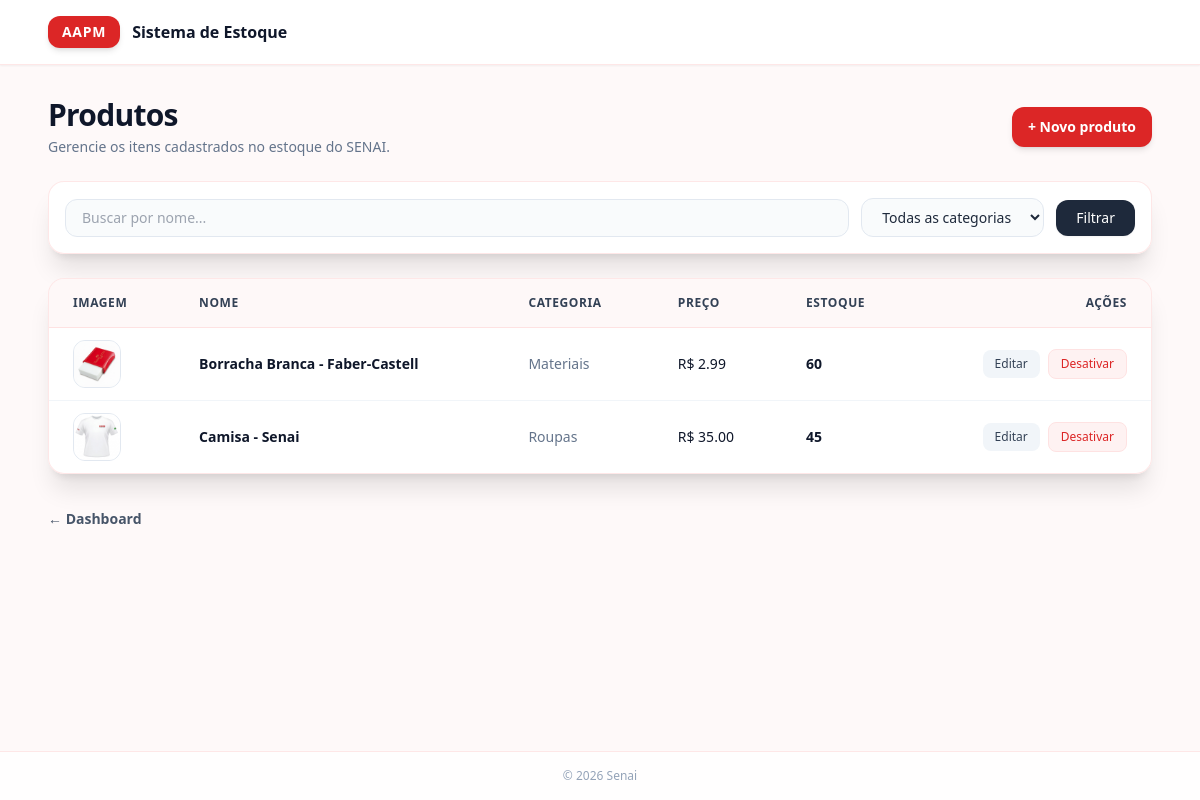
Page /produtos/ (signed in) on the committed database.
### app/models/produto.py (models this page shows, shortened)
class Produto(Base):
    __tablename__ = "produtos"
    id = Column(Integer, primary_key=True, autoincrement=True, index=True)
    nome = Column(String(150), nullable=False, index=True)
    preco = Column(Float, nullable=False, default=0.0)
    estoque_atual = Column(Integer, nullable=False, default=0)
    ativo = Column(Boolean, default=True)
    imagem_path = Column(String(255), nullable=True)
    categoria_id = Column(Integer, ForeignKey("categorias.id", ondelete="SET NULL"), nullable=True )
    categoria = relationship("Categoria", back_populates="produtos")

### app/models/categoria.py (models this page shows)
class Categoria(Base):
    __tablename__ = "categorias"
    id = Column(Integer, primary_key=True, autoincrement=True, index=True)
    nome = Column(String(100), nullable=False, unique=True)
    ativo = Column(Boolean, default=True)
    produtos = relationship("Produto", back_populates="categoria", lazy="select")

### app/controllers/produto_controller.py (the view)
@router.get("/")
def listar_produtos(
    request: Request,
    busca: str = "",
    categoria_id: int = 0,       # 0 = todas as categorias
    db: Session = Depends(get_db),
    usuario = Depends(get_usuario_logado)
):
    query = db.query(Produto).filter(Produto.ativo == True)
    if busca:
        query = query.filter(Produto.nome.ilike(f"%{busca}%"))
    if categoria_id:
        query = query.filter(Produto.categoria_id == categoria_id)
    produtos    = query.order_by(Produto.nome).all()
    categorias  = db.query(Categoria).filter(Categoria.ativo == True).all()
    return templates.TemplateResponse(
        request,
        "produtos/index.html",
        {
            "request":      request,
            "usuario":      usuario,
            "produtos":     produtos,
            "categorias":   categorias,
            "busca":        busca,
            "categoria_id": categoria_id,
        }
    )

### app/templates/produtos/index.html (shortened to what this page needs)
<!DOCTYPE html>
<html lang="pt-br">
<head>
    <script src="https://cdn.tailwindcss.com"></script>
</head>
<body class="bg-red-50/40 min-h-screen flex flex-col font-sans text-slate-800 relative">
    <ul class="cubes-bg">
    </ul>
    <header class="w-full bg-white/90 backdrop-blur-md border-b border-red-100/80 shadow-sm z-10">
        <div class="max-w-6xl mx-auto px-6 py-4 flex items-center justify-between">
            <div class="flex items-center space-x-3">
                <div class="px-3.5 py-1.5 bg-red-600 text-white font-bold text-sm rounded-xl shadow-md tracking-wider flex items-center justify-center transform transition-transform duration-300 hover:scale-105">
                    AAPM
                </div>
                <span class="font-bold text-slate-900 text-base">Sistema de Estoque</span>
            </div>
        </div>
    </header>
    <main class="flex-1 max-w-6xl w-full mx-auto px-6 py-8 space-y-6 z-10">
        <div class="flex flex-col sm:flex-row sm:items-center sm:justify-between gap-4">
            <div>
                <h1 class="text-2xl sm:text-3xl font-extrabold text-slate-900 tracking-tight">Produtos</h1>
                <p class="text-slate-500 text-sm mt-1">Gerencie os itens cadastrados no estoque do SENAI.</p>
            </div>
            {% if usuario.role == 'admin' %}
                <a href="/produtos/novo"
                   class="inline-flex items-center justify-center px-4 py-2.5 bg-red-600 hover:bg-red-700 text-white font-semibold text-sm rounded-xl shadow-md hover:shadow-lg transition-all duration-200 hover:-translate-y-0.5">
                    + Novo produto
                </a>
            {% endif %}
        </div>
        <div class="bg-white/90 backdrop-blur-md p-4 rounded-2xl shadow-xl border border-red-100/80">
            <form method="get" action="/produtos" class="flex flex-wrap items-center gap-3">
                <div class="flex-1 min-w-[200px]">
                    <input type="text"
                           name="busca"
                           placeholder="Buscar por nome..."
                           value="{{ busca }}"
                           class="w-full px-4 py-2 bg-slate-50/80 border border-slate-200 rounded-xl text-sm focus:bg-white focus:outline-none focus:ring-2 focus:ring-red-500/20 focus:border-red-600 transition-all">
                </div>
                <div class="w-full sm:w-auto">
                    <select name="categoria_id"
                            class="w-full px-4 py-2 bg-slate-50/80 border border-slate-200 rounded-xl text-sm focus:bg-white focus:outline-none focus:ring-2 focus:ring-red-500/20 focus:border-red-600 transition-all">
                        <option value="0">Todas as categorias</option>
                    </select>
                </div>
                <button type="submit"
                        class="px-5 py-2 bg-slate-800 hover:bg-slate-900 text-white font-medium text-sm rounded-xl transition-colors shadow-sm">
                    Filtrar
                </button>
            </form>
        </div>
        <div class="bg-white/90 backdrop-blur-md rounded-2xl shadow-xl border border-red-100/80 overflow-hidden">
            <div class="overflow-x-auto">
                <table class="w-full text-left text-sm text-slate-600">
                    <thead class="bg-red-50/50 border-b border-red-100 text-slate-700 uppercase font-semibold text-xs tracking-wider">
                        <tr>
                            <th class="px-6 py-4">Imagem</th>
                            <th class="px-6 py-4">Nome</th>
                            <th class="px-6 py-4">Categoria</th>
                            <th class="px-6 py-4">Preço</th>
                            <th class="px-6 py-4">Estoque</th>
                            <th class="px-6 py-4 text-right">Ações</th>
                        </tr>
                    </thead>
                    <tbody class="divide-y divide-slate-100">
                        {% for p in produtos %}
                        <tr class="hover:bg-red-50/30 transition-colors">
                            <td class="px-6 py-3">
                                <div class="w-12 h-12 bg-slate-100/80 rounded-xl overflow-hidden border border-slate-200 flex items-center justify-center shrink-0">
                                    {% if p.imagem_url %}
                                        <img src="{{ p.imagem_url }}"
                                             alt="{{ p.nome }}"
                                             class="w-full h-full object-cover">
                                    {% else %}
                                        <span class="text-xs text-slate-400">s/ img</span>
                                    {% endif %}
                                </div>
                            </td>
                            <td class="px-6 py-4 font-semibold text-slate-900">
                                <a href="/produtos/{{ p.id }}" class="hover:text-red-600 transition-colors">
                                    {{ p.nome }}
                                </a>
                            </td>
                            <td class="px-6 py-4 text-slate-500 whitespace-nowrap">
                                {{ p.categoria.nome if p.categoria else "—" }}
                            </td>
                            <td class="px-6 py-4 font-medium text-slate-900 whitespace-nowrap">
                                R$ {{ "%.2f"|format(p.preco) }}
                            </td>
                            <td class="px-6 py-4 font-bold text-slate-900 whitespace-nowrap">
                                {{ p.estoque_atual }}
                            </td>
                            <td class="px-6 py-4 text-right whitespace-nowrap">
                                {% if usuario.role == 'admin' %}
                                    <div class="inline-flex items-center justify-end gap-2">
                                        <a href="/produtos/{{ p.id }}/editar"
                                           class="px-3 py-1.5 bg-slate-100 hover:bg-slate-200 text-slate-700 font-medium text-xs rounded-lg transition-colors">
                                            Editar
                                        </a>
                                        <form action="/produtos/{{ p.id }}/desativar"
                                              method="post"
                                              class="inline"
                                              onsubmit="return confirm('Desativar {{ p.nome }}?')">
                                            <button type="submit"
                                                    class="px-3 py-1.5 bg-red-50 hover:bg-red-100 text-red-600 font-medium text-xs rounded-lg transition-colors border border-red-100">
                                                Desativar
                                            </button>
                                        </form>
                                    </div>
                                {% else %}
                                    <span class="text-xs text-slate-400">—</span>
                                {% endif %}
                            </td>
                        </tr>
                        {% endfor %}
                    </tbody>
                </table>
            </div>
        </div>
        <div class="pt-2">
            <a href="/" class="text-sm font-semibold text-slate-600 hover:text-red-600 transition-colors">
                ← Dashboard
            </a>
        </div>
    </main>
    <footer class="w-full bg-white/80 backdrop-blur-md border-t border-red-100/80 py-4 text-center text-xs text-slate-400 z-10 font-medium mt-auto">
        &copy; 2026 Senai
    </footer>
</body>
</html>

### app/templates/produtos/index.html (style rules this page uses)
.cubes-bg { position: fixed; top: 0; left: 0; width: 100%; height: 100%; overflow: hidden; z-index: 0; margin: 0; padding: 0; }

### rows in the picture
Produto: imagem_url (picture), nome "Borracha Branca - Faber-Castell", categoria "Materiais", preco "2.99", estoque_atual "60"
Produto: imagem_url (picture), nome "Camisa - Senai", categoria "Roupas", preco "35.00", estoque_atual "45"
